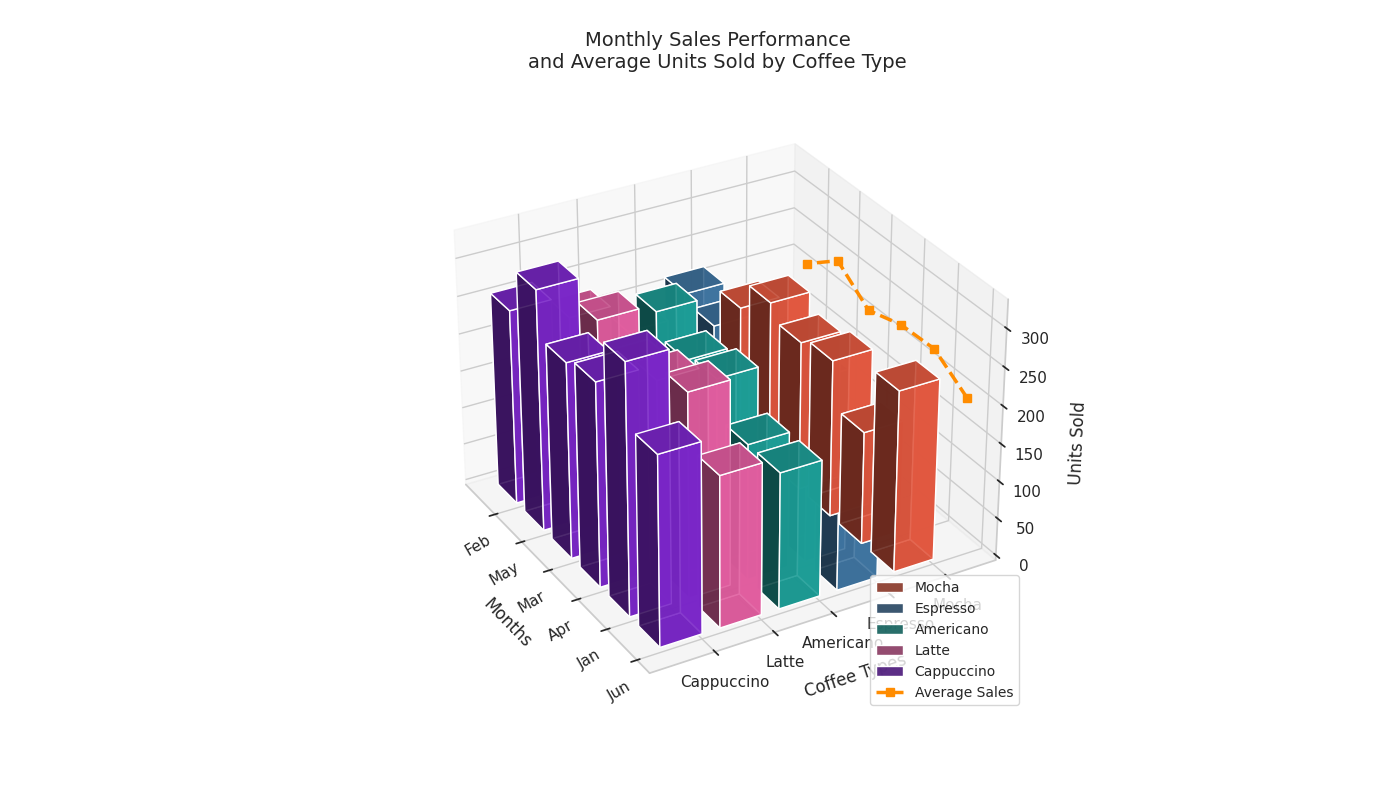

Generate this figure with Python:
import numpy as np
import matplotlib.pyplot as plt

months = ['Jun', 'Jan', 'Apr', 'Mar', 'May', 'Feb']
coffee_varieties = ['Mocha', 'Espresso', 'Americano', 'Latte', 'Cappuccino']
sales_data = np.array([
    [240, 150, 180, 200, 250],
    [150, 240, 180, 270, 330],
    [210, 200, 230, 250, 270],
    [200, 180, 220, 230, 260],
    [220, 210, 250, 260, 320],
    [180, 220, 190, 230, 260]
])

average_sales = sales_data.mean(axis=1)

fig = plt.figure(figsize=(14, 8))
ax = fig.add_subplot(111, projection='3d')

# New set of colors for differentiation
colors = ['#FF6347', '#4682B4', '#20B2AA', '#FF69B4', '#8A2BE2']

dx = dy = 0.7

for y, color in enumerate(colors):
    xs = np.arange(len(months))
    ys = sales_data[:, y]
    ax.bar3d(xs, y, np.zeros_like(xs), dx, dy, ys, color=color, alpha=0.9, label=coffee_varieties[y])

ax.plot(np.arange(len(months)), [-0.5] * len(months), average_sales, color='darkorange', marker='s', linestyle='--', linewidth=2.5, label='Average Sales')

ax.set_xticks(np.arange(len(months)))
ax.set_xticklabels(months, rotation=30)
ax.set_yticks(np.arange(len(coffee_varieties)))
ax.set_yticklabels(coffee_varieties)
ax.set_xlabel('Months', labelpad=10)
ax.set_ylabel('Coffee Types', labelpad=10)
ax.set_zlabel('Units Sold', labelpad=10)

ax.view_init(elev=30, azim=150)

ax.set_title('Monthly Sales Performance\nand Average Units Sold by Coffee Type', fontsize=14, fontweight='normal', pad=20)
ax.legend(loc='lower right', fontsize=10)

plt.tight_layout()
plt.show()
